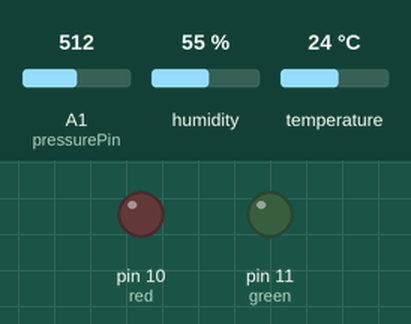
The sketch below on a simulated Arduino Uno, built for the host (arithmetic inside an expression is 32-bit, double 64-bit). Parts: output pins drawn as LEDs (lit = HIGH). The test bench sets the inputs (shaded band); at power-on: A1 (pressurePin) = 512, humidity 55 %, temperature 24 °C. WiFi joins after 1.5 s; servers stay silent unless stated.

Above: at 1.9 s.
At 2.9 s:
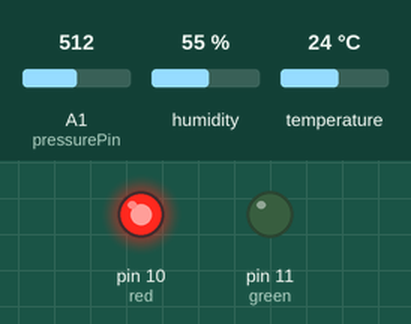
Timing chart, 0 to 4.4 s (numbered marks = the images above):
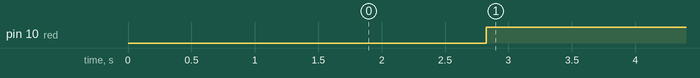

The sketch:

mod_4.ino
```cpp
#define BLYNK_PRINT SwSerial
#include <SoftwareSerial.h>
SoftwareSerial SwSerial(2, 3); // RX, TX
#include <BlynkSimpleStream.h>
#include <DHT.h>
#define BLYNK_TEMPLATE_ID "TMPLunVDF9KE"
#define BLYNK_DEVICE_NAME "UTS piranti C"

char auth[] = "6gedXzg-Im3escEuM6iKQb_eDTAbNBp3";

char *status[] = {"CLEAR","NOT CLEAR"};

#define DHTPIN 13          // What digital pin we're connected to

#define DHTTYPE DHT11

#define kpa2atm 0.00986923267

DHT dht(DHTPIN, DHTTYPE);

WidgetLED ledgreen(V3);
WidgetLED ledred(V4);


BlynkTimer timer;

int pressurePin = 1;
int val;
float pkPa;
float pAtm;

int red = 10;
int green = 11;


unsigned long time;

void sendSensor()
{
  val = analogRead(pressurePin);
  pkPa = ((float)val / (float)1023 + 0.095) / 0.009;
  pAtm = kpa2atm * pkPa;

  int h = dht.readHumidity();
  int t = dht.readTemperature();
  int tempK = t + 273;

  if (isnan(h) || isnan(t) || isnan(pkPa)) {
    Serial.println("Failed to read from DHT sensor!");
  }
  else if (tempK >= 294 && tempK <= 308 && h >= 75 && h <= 100 && pkPa >= 100 && pkPa <= 102) {
    digitalWrite(green, HIGH);
    digitalWrite(red, LOW);
    ledgreen.on();
    ledred.off();
    Blynk.virtualWrite(V5, "CLEAR");
  }
  else {
    digitalWrite(green, LOW);
    digitalWrite(red, HIGH);
    ledgreen.off();
    ledred.on();
    Blynk.virtualWrite(V5, "NOT CLEAR");
  }

  Blynk.virtualWrite(V0, tempK);
  Blynk.virtualWrite(V1, pkPa);
  Blynk.virtualWrite(V2, h);
}

void setup()
{
  // Debug console
  Serial.begin(9600);
  SwSerial.begin(9600);
  Blynk.begin(Serial, auth);
  dht.begin();
  timer.setInterval(1000L, sendSensor);
  pinMode(green, OUTPUT);
  pinMode(red, OUTPUT);
}

void loop()
{
  Blynk.run();
  timer.run();
}
```

Measured:
- by itself, pin 10 (red): LOW → HIGH at 2.8 s
